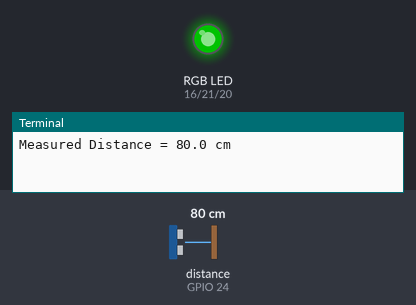
A program run on a simulated Raspberry Pi (BCM pin numbers). On the bench: an RGB LED mixed from three pins (HIGH = lit), the last lines printed to the terminal. Inputs (shaded band) come from the test bench; at power-on: distance to the obstacle (sensor on GPIO 24) 80 cm. The echo pulse lasts 58.3 µs per cm; dim RGB values are drawn brighter than linear; the clock reads 2024-03-15 10:24:30 at power-on unless the program sets it; pins used as bus, display or sensor lines are not drawn.

Above: at 1.2 s.
1.3 s: distance to the obstacle (sensor on GPIO 24) set to 10 cm
At 2.27 s:
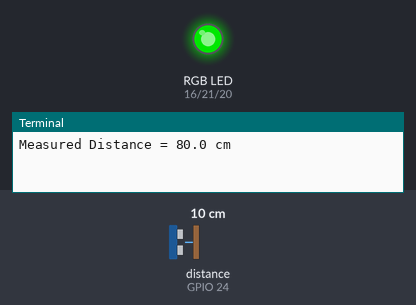
4.3 s: distance to the obstacle (sensor on GPIO 24) set to 7 cm
At 4.68 s:
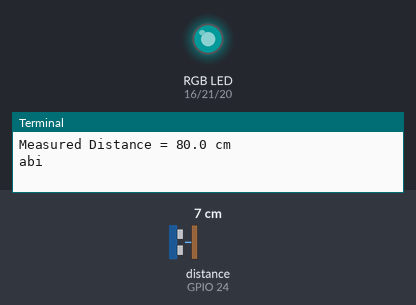
7.3 s: distance to the obstacle (sensor on GPIO 24) set to 3 cm
At 7.69 s:
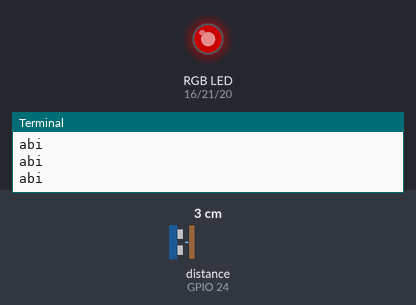
Timing chart, 0 to 16.3 s (numbered marks = the images above; inputs shaded):
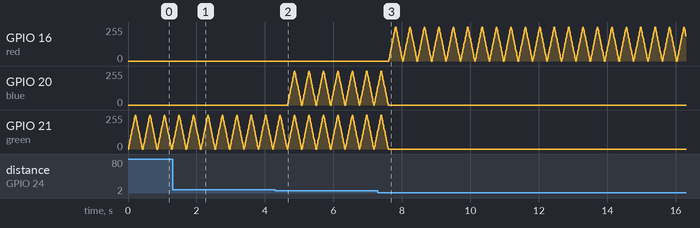

The program:

dist.py
```python
# Libraries
import RPi.GPIO as GPIO
import time
from time import sleep

# GPIO Mode (BOARD / BCM)
GPIO.setmode(GPIO.BCM)

# set GPIO Pins
GPIO_TRIGGER = 18
GPIO_ECHO = 24

red = 16
green = 21
blue = 20

# set GPIO direction (IN / OUT)
GPIO.setup(GPIO_TRIGGER, GPIO.OUT)
GPIO.setup(GPIO_ECHO, GPIO.IN)
GPIO.setup(red, GPIO.OUT)
GPIO.setup(green, GPIO.OUT)
GPIO.setup(blue, GPIO.OUT)

red_p = GPIO.PWM(red, 50)
red_p.start(0)

blue_p = GPIO.PWM(blue, 50)
blue_p.start(0)

green_p = GPIO.PWM(green, 50)
green_p.start(0)


def distance():
    # set Trigger to HIGH
    GPIO.output(GPIO_TRIGGER, True)

    # set Trigger after 0.01ms to LOW
    time.sleep(0.00001)
    GPIO.output(GPIO_TRIGGER, False)

    StartTime = time.time()
    StopTime = time.time()

    # save StartTime
    while GPIO.input(GPIO_ECHO) == 0:
        StartTime = time.time()

    # save time of arrival
    while GPIO.input(GPIO_ECHO) == 1:
        StopTime = time.time()

    # time difference between start and arrival
    TimeElapsed = StopTime - StartTime
    # multiply with the sonic speed (34300 cm/s)
    # and divide by 2, because there and back
    distance = (TimeElapsed * 34300) / 2
    return distance


if __name__ == '__main__':
    try:
        while True:
            dist = distance()
            print("Measured Distance = %.1f cm" % dist)
            while dist > 9.0:
                GPIO.output(blue, 0)
                GPIO.output(red, 0)
                for dc in range(0, 101, 5):
                    green_p.ChangeDutyCycle(dc)
                    time.sleep(0.01)
                for dc in range(100, -1, -5):
                    green_p.ChangeDutyCycle(dc)
                    time.sleep(0.01)
                dist = distance()
            while 5.0 < dist < 9.0:
                print("abi")
                GPIO.output(red, 0)
                for dc in range(0, 101, 5):
                    green_p.ChangeDutyCycle(dc)
                    blue_p.ChangeDutyCycle(dc)
                    time.sleep(0.01)
                for dc in range(100, -1, -5):
                    green_p.ChangeDutyCycle(dc)
                    blue_p.ChangeDutyCycle(dc)
                    time.sleep(0.01)
                dist = distance()
            while dist < 4.9:
                GPIO.output(blue, 0)
                GPIO.output(green, 0)
                for dc in range(0, 101, 5):
                    red_p.ChangeDutyCycle(dc)
                    time.sleep(0.01)
                for dc in range(100, -1, -5):
                    red_p.ChangeDutyCycle(dc)
                    time.sleep(0.01)
                dist = distance()
    except KeyboardInterrupt:
        print("Measurement stopped by User")
        GPIO.cleanup()
```

Measured:
- the behaviour switches between 9 and 8 cm on distance to the obstacle (sensor on GPIO 24) (found by bisection; images 1 and 2)
- the behaviour switches between 5 and 4 cm on distance to the obstacle (sensor on GPIO 24) (found by bisection; images 2 and 3)
